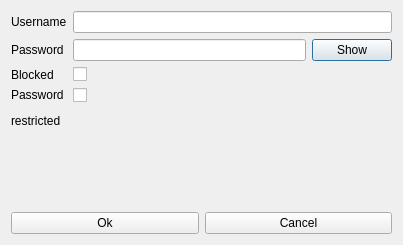
<?xml version="1.0" encoding="UTF-8"?>
<ui version="4.0">
 <class>AccountEditorWindow</class>
 <widget class="QDialog" name="AccountEditorWindow">
  <property name="geometry">
   <rect>
    <x>0</x>
    <y>0</y>
    <width>403</width>
    <height>245</height>
   </rect>
  </property>
  <property name="windowTitle">
   <string>Dialog</string>
  </property>
  <layout class="QVBoxLayout" name="verticalLayout_2">
   <item>
    <layout class="QFormLayout" name="formLayout">
     <item row="0" column="0">
      <widget class="QLabel" name="userNameLabel">
       <property name="text">
        <string>Username</string>
       </property>
      </widget>
     </item>
     <item row="0" column="1">
      <widget class="QLineEdit" name="userNameLineEdit">
       <property name="readOnly">
        <bool>true</bool>
       </property>
      </widget>
     </item>
     <item row="2" column="0">
      <widget class="QLabel" name="isBlockedLabel">
       <property name="text">
        <string>Blocked</string>
       </property>
      </widget>
     </item>
     <item row="3" column="0">
      <widget class="QLabel" name="restrictedPassLabel">
       <property name="text">
        <string>&lt;html&gt;&lt;head/&gt;&lt;body&gt;&lt;p&gt;Password&lt;/p&gt;&lt;p&gt;restricted&lt;/p&gt;&lt;/body&gt;&lt;/html&gt;</string>
       </property>
      </widget>
     </item>
     <item row="1" column="0">
      <widget class="QLabel" name="passwordLabel">
       <property name="text">
        <string>Password</string>
       </property>
      </widget>
     </item>
     <item row="1" column="1">
      <layout class="QHBoxLayout" name="horizontalLayout_4">
       <item>
        <widget class="QLineEdit" name="passwordLineEdit">
         <property name="echoMode">
          <enum>QLineEdit::Password</enum>
         </property>
        </widget>
       </item>
       <item>
        <widget class="QPushButton" name="showUserPassButton">
         <property name="text">
          <string>Show</string>
         </property>
        </widget>
       </item>
      </layout>
     </item>
     <item row="2" column="1">
      <widget class="QCheckBox" name="blockedCheckBox">
       <property name="text">
        <string/>
       </property>
      </widget>
     </item>
     <item row="3" column="1">
      <widget class="QCheckBox" name="restrictedPassCheckBox">
       <property name="text">
        <string/>
       </property>
      </widget>
     </item>
    </layout>
   </item>
   <item>
    <spacer name="verticalSpacer">
     <property name="orientation">
      <enum>Qt::Vertical</enum>
     </property>
     <property name="sizeHint" stdset="0">
      <size>
       <width>20</width>
       <height>40</height>
      </size>
     </property>
    </spacer>
   </item>
   <item>
    <layout class="QHBoxLayout" name="horizontalLayout">
     <item>
      <widget class="QPushButton" name="okButton">
       <property name="text">
        <string>Ok</string>
       </property>
      </widget>
     </item>
     <item>
      <widget class="QPushButton" name="cancelButton">
       <property name="text">
        <string>Cancel</string>
       </property>
      </widget>
     </item>
    </layout>
   </item>
  </layout>
 </widget>
 <resources/>
 <connections>
  <connection>
   <sender>okButton</sender>
   <signal>clicked()</signal>
   <receiver>AccountEditorWindow</receiver>
   <slot>accept()</slot>
   <hints>
    <hint type="sourcelabel">
     <x>33</x>
     <y>210</y>
    </hint>
    <hint type="destinationlabel">
     <x>7</x>
     <y>217</y>
    </hint>
   </hints>
  </connection>
  <connection>
   <sender>cancelButton</sender>
   <signal>clicked()</signal>
   <receiver>AccountEditorWindow</receiver>
   <slot>reject()</slot>
   <hints>
    <hint type="sourcelabel">
     <x>281</x>
     <y>211</y>
    </hint>
    <hint type="destinationlabel">
     <x>260</x>
     <y>183</y>
    </hint>
   </hints>
  </connection>
 </connections>
</ui>
